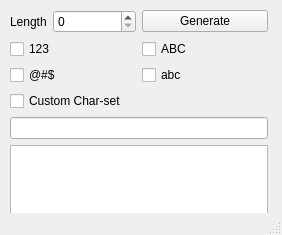
<?xml version="1.0" encoding="UTF-8"?>
<ui version="4.0">
 <class>MainWindow</class>
 <widget class="QMainWindow" name="MainWindow">
  <property name="geometry">
   <rect>
    <x>0</x>
    <y>0</y>
    <width>282</width>
    <height>235</height>
   </rect>
  </property>
  <property name="windowTitle">
   <string>MainWindow</string>
  </property>
  <widget class="QWidget" name="centralwidget">
   <widget class="QWidget" name="">
    <property name="geometry">
     <rect>
      <x>10</x>
      <y>10</y>
      <width>258</width>
      <height>321</height>
     </rect>
    </property>
    <layout class="QVBoxLayout" name="verticalLayout_2">
     <item>
      <layout class="QVBoxLayout" name="verticalLayout">
       <item>
        <layout class="QGridLayout" name="gridLayout">
         <item row="0" column="0">
          <layout class="QFormLayout" name="formLayout">
           <item row="0" column="0">
            <widget class="QLabel" name="label">
             <property name="text">
              <string>Length</string>
             </property>
            </widget>
           </item>
           <item row="0" column="1">
            <widget class="QSpinBox" name="spinBox"/>
           </item>
          </layout>
         </item>
         <item row="0" column="1">
          <widget class="QPushButton" name="pushButton">
           <property name="text">
            <string>Generate</string>
           </property>
          </widget>
         </item>
        </layout>
       </item>
       <item>
        <layout class="QHBoxLayout" name="horizontalLayout">
         <item>
          <widget class="QCheckBox" name="checkBox_1">
           <property name="text">
            <string>123</string>
           </property>
          </widget>
         </item>
         <item>
          <widget class="QCheckBox" name="checkBox_4">
           <property name="text">
            <string>ABC</string>
           </property>
          </widget>
         </item>
        </layout>
       </item>
       <item>
        <layout class="QHBoxLayout" name="horizontalLayout_2">
         <item>
          <widget class="QCheckBox" name="checkBox_2">
           <property name="text">
            <string>@#$</string>
           </property>
          </widget>
         </item>
         <item>
          <widget class="QCheckBox" name="checkBox_3">
           <property name="text">
            <string>abc</string>
           </property>
          </widget>
         </item>
        </layout>
       </item>
      </layout>
     </item>
     <item>
      <widget class="QCheckBox" name="checkBox_5">
       <property name="text">
        <string>Custom Char-set</string>
       </property>
      </widget>
     </item>
     <item>
      <widget class="QLineEdit" name="lineEdit"/>
     </item>
     <item>
      <widget class="QPlainTextEdit" name="plainTextEdit"/>
     </item>
    </layout>
   </widget>
  </widget>
  <widget class="QStatusBar" name="statusbar"/>
 </widget>
 <resources/>
 <connections/>
</ui>
